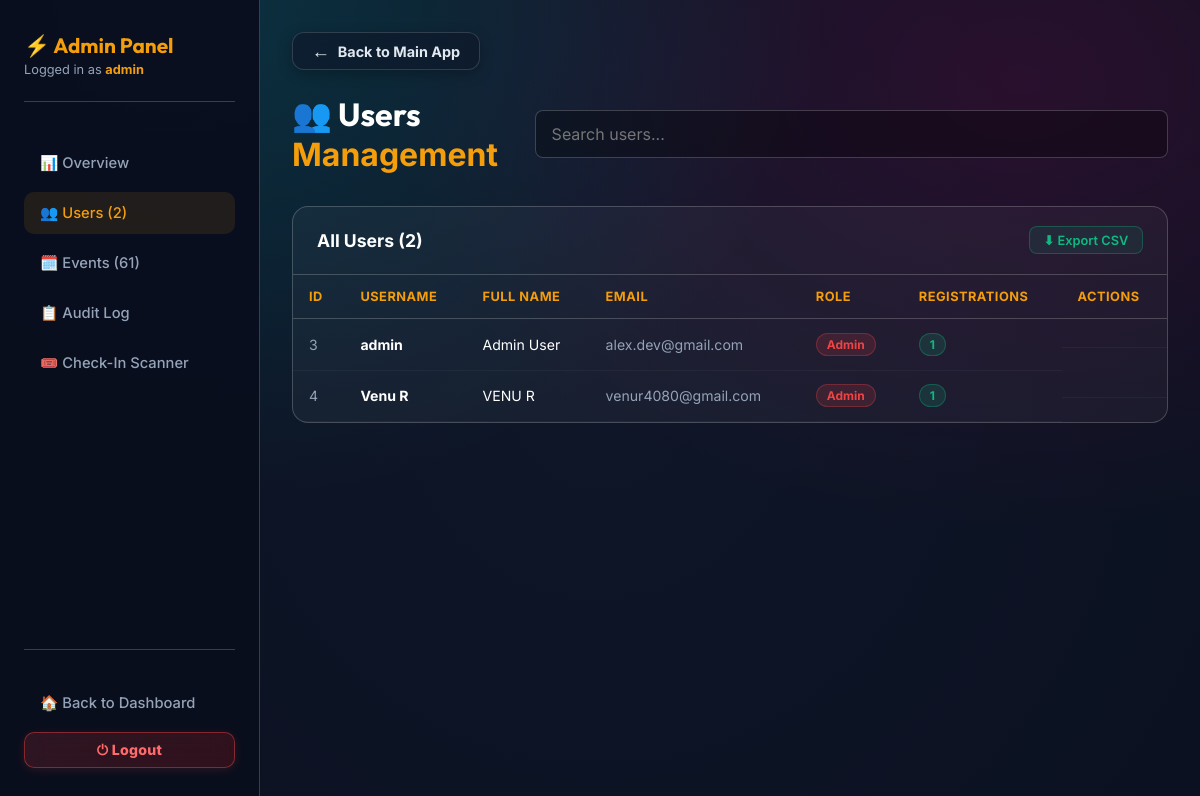
Before: /admin/users (signed in) with the older database file.
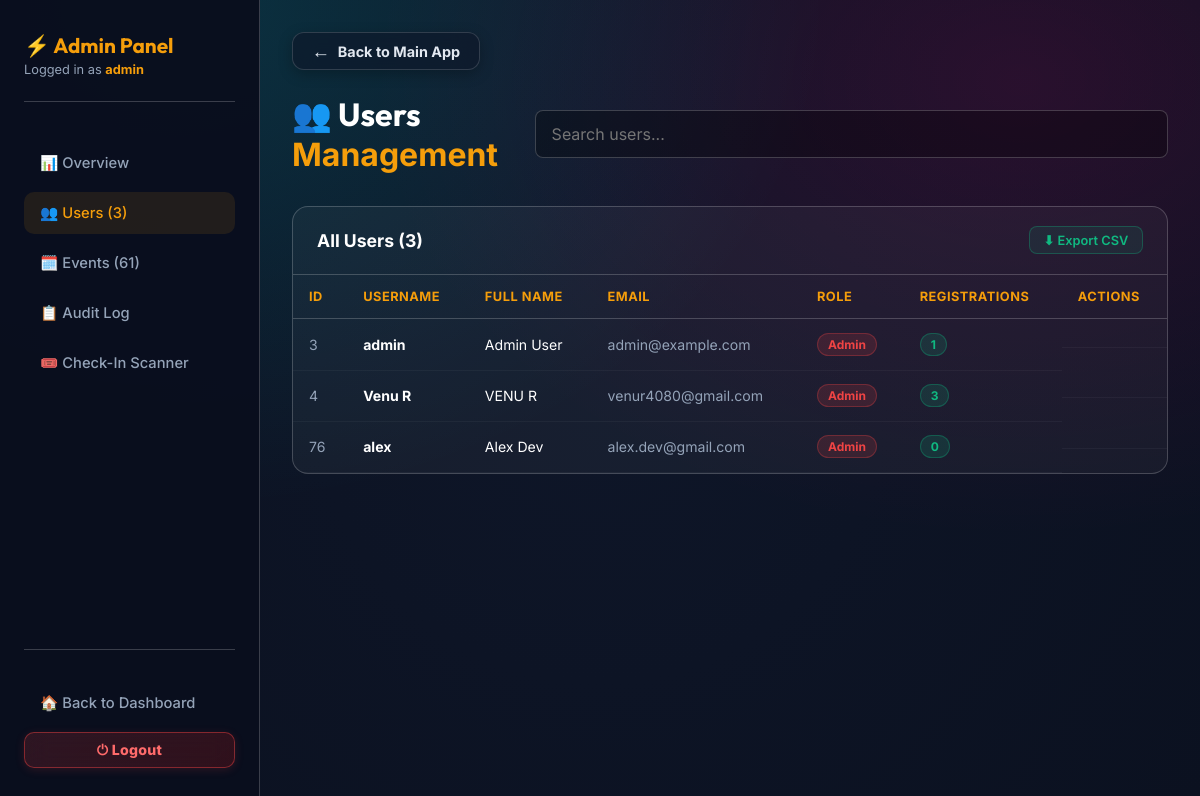
After: the same page with the newer database file.
### tables this page shows
CREATE TABLE users 
                 (id INTEGER PRIMARY KEY AUTOINCREMENT, username TEXT UNIQUE, password TEXT, full_name TEXT, email TEXT, phone TEXT, college_id TEXT, profile_photo TEXT, role TEXT DEFAULT 'user', badges TEXT DEFAULT '[]', is_admin INTEGER DEFAULT 0, first_name TEXT DEFAULT '', middle_name TEXT DEFAULT '', last_name TEXT DEFAULT '', address TEXT DEFAULT '', country TEXT DEFAULT 'India', state TEXT DEFAULT '', city TEXT DEFAULT '', pincode TEXT DEFAULT '', is_active INTEGER DEFAULT 1, user_id TEXT DEFAULT '');

### backend/app.py (the view)
@app.route('/admin/users')
@admin_required
def admin_users():
    username = session.get('username')
    stats = get_admin_stats()
    conn = get_db(row_factory=True)
    c = conn.cursor()
    c.execute('''SELECT u.*, COUNT(r.id) as reg_count
                 FROM users u LEFT JOIN registrations r ON u.username=r.username
                 GROUP BY u.id ORDER BY u.id''')
    users = [dict(row) for row in c.fetchall()]
    conn.close()
    return render_template('admin/users.html', username=username, stats=stats, users=users, active='users')

### backend/app.py (called while the page is built, shortened)
def get_db(timeout=60.0, row_factory=False):
    conn = getattr(_thread_local, 'conn', None)
    return conn

def is_host():
    if not session.get('loggedin'):
        return False
    if session.get('role') == 'host' or session.get('is_admin'):
        return True

def is_admin():
    if not session.get('loggedin'):
        return False
    if session.get('is_admin'):
        return True

def admin_required(f):
    @wraps(f)
    def decorated(*args, **kwargs):
        if not session.get('loggedin'):
            return redirect(url_for('login'))
        username = session.get('username', '').lower()
        conn = get_db()
        c = conn.cursor()
        c.execute('SELECT is_admin FROM users WHERE LOWER(username)=?', (username,))
        row = c.fetchone()
        conn.close()
        is_admin_user = (row and row[0] == 1) or username in ('admin', 'venu r')
        if not is_admin_user:
            flash('Access denied. Admin only.', 'error')
            return redirect(url_for('dashboard'))
        return f(*args, **kwargs)
    return decorated

def get_admin_stats():
    conn = get_db(row_factory=True)
    c = conn.cursor()
    stats = {}
    c.execute('SELECT COUNT(*) FROM users'); stats['total_users'] = c.fetchone()[0]
    c.execute('SELECT COUNT(*) FROM events'); stats['total_events'] = c.fetchone()[0]
    c.execute('SELECT COUNT(*) FROM registrations'); stats['total_regs'] = c.fetchone()[0]
    c.execute('SELECT COUNT(*) FROM reviews'); stats['total_reviews'] = c.fetchone()[0]
    c.execute("SELECT COUNT(*) FROM users WHERE role='host'"); stats['total_hosts'] = c.fetchone()[0]
    today = datetime.now().strftime('%Y-%m-%d')
    c.execute('SELECT COUNT(*) FROM registrations WHERE timestamp LIKE ?', (today+'%',))
    stats['today_regs'] = c.fetchone()[0]
    conn.close()
    return stats

@app.after_request
def add_security_headers(response):
    response.headers['X-Content-Type-Options'] = 'nosniff'
    response.headers['X-Frame-Options'] = 'SAMEORIGIN'
    if request.path.startswith('/static/'):
        response.headers['Cache-Control'] = 'no-cache, must-revalidate, max-age=0'
    return response

    def __getattr__(self, name):
        return getattr(self._raw_conn, name)

    def close(self):
        pass

### frontend/templates/admin/users.html (shortened to what this page needs)
{% extends "admin/base.html" %}
{% block content %}
<div class="admin-header">
    <h1>👥 Users <span>Management</span></h1>
    <input type="text" id="userSearch" class="search-admin" placeholder="Search users..." oninput="filterTable('userTable',this.value)">
</div>
<div class="panel-section">
    <div class="panel-section-header">
        <h3>All Users ({{ users|length }})</h3>
        <a href="{{ url_for('admin_export_users') }}" class="action-btn btn-success" style="text-decoration:none">⬇ Export CSV</a>
    </div>
    <table class="admin-table" id="userTable">
        <thead>
            <tr>
                <th>ID</th>
                <th>Username</th>
                <th>Full Name</th>
                <th>Email</th>
                <th>Role</th>
                <th>Registrations</th>
                <th>Actions</th>
            </tr>
        </thead>
        <tbody>
            {% for u in users %}
            <tr>
                <td style="color:var(--text-muted)">{{ u.id }}</td>
                <td><strong>{{ u.username }}</strong></td>
                <td>{{ u.full_name or '—' }}</td>
                <td style="color:var(--text-muted)">{{ u.email or '—' }}</td>
                <td>
                    {% if u.is_admin %}
                    <span class="badge badge-admin">Admin</span>
                    {% elif u.role == 'host' %}
                    <span class="badge badge-host">Host</span>
                    {% else %}
                    <span class="badge badge-user">User</span>
                    {% endif %}
                </td>
                <td><span class="badge badge-active">{{ u.reg_count }}</span></td>
                <td style="display:flex;gap:6px;flex-wrap:wrap">
                </td>
            </tr>
            {% else %}
            <tr><td colspan="7" style="text-align:center;padding:2rem;color:var(--text-muted)">No users found</td></tr>
            {% endfor %}
        </tbody>
    </table>
</div>
{% endblock %}

### frontend/templates/admin/base.html (shortened to what this page needs)
<!DOCTYPE html>
<html lang="en">
<head>
    <link rel="stylesheet" href="{{ url_for('static', filename='style.css') }}">
</head>
<body>
<div class="admin-layout">
    <aside class="admin-sidebar" role="navigation" aria-label="Admin navigation">
        <div class="logo-block">
            <h2>⚡ Admin Panel</h2>
            <p>Logged in as <strong style="color:var(--admin-accent)">{{ username }}</strong></p>
        </div>
        <a href="{{ url_for('admin_dashboard') }}" class="admin-nav-item {% if active=='dashboard' %}active{% endif %}">
            📊 Overview
        </a>
        <a href="{{ url_for('admin_users') }}" class="admin-nav-item {% if active=='users' %}active{% endif %}">
            👥 Users ({{ stats.total_users }})
        </a>
        <a href="{{ url_for('admin_events') }}" class="admin-nav-item {% if active=='events' %}active{% endif %}">
            🗓️ Events ({{ stats.total_events }})
        </a>
        <a href="{{ url_for('admin_audit') }}" class="admin-nav-item {% if active=='audit' %}active{% endif %}">
            📋 Audit Log
        </a>
        <a href="{{ url_for('scan_ticket') }}" class="admin-nav-item">
            🎟️ Check-In Scanner
        </a>
        <div style="margin-top:auto; padding-top:2rem; border-top:1px solid var(--glass-border); display: flex; flex-direction: column; gap: 8px;">
            <a href="{{ url_for('dashboard') }}" class="admin-nav-item">
                🏠 Back to Dashboard
            </a>
            <a href="{{ url_for('logout') }}" class="logout-btn-unique" style="justify-content: center; width: 100%;">
                ⏻ Logout
            </a>
        </div>
    </aside>
    <main id="admin-content" class="admin-main" role="main">
        <div style="margin-bottom: 1.5rem;">
            <a href="{{ url_for('dashboard') }}" class="back-btn-unified">
                <span class="arrow">←</span> Back to Main App
            </a>
        </div>
        {% block content %}{% endblock %}
    </main>
</div>
</body>
</html>

### frontend/templates/admin/base.html (style rules this page uses)
:root { --admin-accent: #f59e0b; }
.admin-layout { display: flex; min-height: 100vh; }
.admin-sidebar { width: 260px; background: rgba(10,15,30,0.98); border-right: 1px solid var(--glass-border); padding: 2rem 1.5rem; display: flex; flex-direction: column; gap: 0.5rem; position: sticky; top: 0; height: 100vh; overflow-y: auto; flex-shrink: 0; }
.admin-sidebar .logo-block { margin-bottom: 2rem; padding-bottom: 1.5rem; border-bottom: 1px solid var(--glass-border); }
.admin-sidebar .logo-block h2 { color: var(--admin-accent); font-family: var(--font-heading); font-size: 1.3rem; }
.admin-sidebar .logo-block p { color: var(--text-muted); font-size: 0.8rem; margin-top: 4px; }
.admin-nav-item { display: flex; align-items: center; gap: 0.75rem; padding: 0.75rem 1rem; border-radius: 10px; color: var(--text-muted); text-decoration: none; font-size: 0.92rem; font-weight: 500; transition: all 0.2s ease; cursor: pointer; border: none; background: none; width: 100%; text-align: left; }
.admin-nav-item:hover, .admin-nav-item.active { background: rgba(245,158,11,0.1); color: var(--admin-accent); }
.admin-main { flex: 1; padding: 2rem; overflow-x: auto; }
.admin-header { display: flex; justify-content: space-between; align-items: center; margin-bottom: 2rem; }
.admin-header h1 { font-family: var(--font-heading); font-size: 2rem; color: var(--text-main); }
.admin-header span { color: var(--admin-accent); }
.panel-section { background: rgba(255,255,255,0.04); border: 1px solid var(--glass-border); border-radius: 16px; margin-bottom: 2rem; overflow: hidden; }
.panel-section-header { padding: 1.2rem 1.5rem; border-bottom: 1px solid var(--glass-border); display: flex; justify-content: space-between; align-items: center; }
.panel-section-header h3 { color: var(--text-main); font-size: 1.1rem; font-weight: 700; }
.admin-table { width: 100%; border-collapse: collapse; font-size: 0.88rem; }
.admin-table th { padding: 0.9rem 1rem; text-align: left; color: var(--admin-accent); font-weight: 700; font-size: 0.8rem; text-transform: uppercase; letter-spacing: 0.5px; border-bottom: 1px solid var(--glass-border); }
.admin-table td { padding: 0.85rem 1rem; border-bottom: 1px solid rgba(255,255,255,0.04); color: var(--text-main); vertical-align: middle; }
.badge { padding: 3px 10px; border-radius: 50px; font-size: 0.75rem; font-weight: 700; display: inline-block; }
.badge-admin { background: rgba(239,68,68,0.15); color: #ef4444; border: 1px solid rgba(239,68,68,0.3); }
.badge-active { background: rgba(16,185,129,0.15); color: #10b981; border: 1px solid rgba(16,185,129,0.3); }
.action-btn { padding: 0.35rem 0.85rem; border-radius: 8px; font-size: 0.8rem; font-weight: 600; cursor: pointer; border: none; transition: all 0.2s; font-family: inherit; }
.btn-success { background: rgba(16,185,129,0.1); color: #10b981; border: 1px solid rgba(16,185,129,0.3); }
.search-admin { background: rgba(255,255,255,0.05); border: 1px solid var(--glass-border); color: var(--text-main); padding: 0.5rem 1rem; border-radius: 50px; outline: none; font-size: 0.88rem; transition: 0.2s; }

Changed rows visible on the page:
changed users "admin": email "alex.dev@gmail.com" → "admin@example.com"
changed users "Venu R": reg_count "1" → "3"
added users: id "76", username "alex", full_name "Alex Dev", email "alex.dev@gmail.com", is_admin "Admin", reg_count "0"
Other visible differences:
{{ stats.total_users }}: "2" → "3"
{{ users|length }}: "2" → "3"
